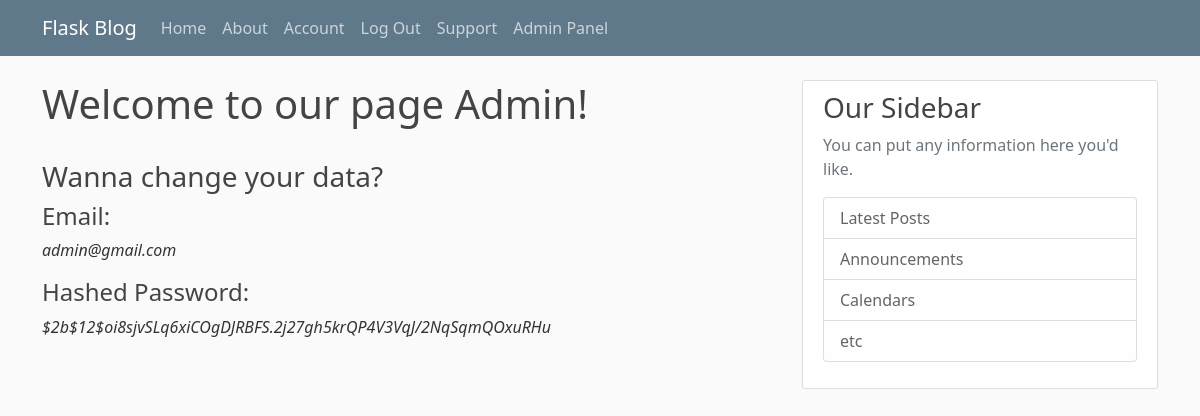
Page /account (signed in) on the committed database.
### flaskstart/models.py (models this page shows, shortened)
class User(db.Model, UserMixin):
    id = db.Column(db.Integer, primary_key=True)
    username = db.Column(db.String(20), unique=True, nullable=False)
    email = db.Column(db.String(120), unique=True, nullable=False)
    image_file = db.Column(db.String(20), nullable=False, default='default.jpg')
    password = db.Column(db.String(60), nullable=False)
    posts = db.relationship('Post', backref='author', lazy=True)
    posts_message = db.relationship('Post', backref='author_message', lazy=True)

### flaskstart/routes.py (the view)
@app.route("/account")
@login_required
def account():
    return render_template('account.html', title='Account')

### flaskstart/models.py (called while the page is built)
@login_manager.user_loader
def load_user(user_id):
    return User.query.get(int(user_id))

### flaskstart/templates/account.html
{% extends "layout.html" %}
{% block content %}
        <h1>Welcome to our page {{ current_user.username }}!</h1>
        <br>
        <h3>Wanna change your data?</h3>
        <h4>Email:</h4>
        <p><i>{{ current_user.email }}</i></p>
        <h4>Hashed Password:</h4>
        <p><i>{{ current_user.password }}</i></p>
{% endblock content %}

### flaskstart/static/main.css (style rules this page uses)
body { background: #fafafa; color: #333333; margin-top: 5rem; }
h1, h2, h3, h4, h5, h6 { color: #444444; }

### rows in the picture
User: username "Admin", email "admin@gmail.com", password "$2b$12$oi8sjvSLq6xiCOgDJRBFS.2j27gh5krQP4V3VqJ/2NqSqmQOxuRHu"
